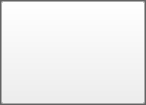
<?xml version="1.0" encoding="UTF-8"?>
<ui version="4.0">
 <class>lfbIndicator</class>
 <widget class="QWidget" name="lfbIndicator">
  <property name="geometry">
   <rect>
    <x>0</x>
    <y>0</y>
    <width>146</width>
    <height>105</height>
   </rect>
  </property>
  <property name="sizePolicy">
   <sizepolicy hsizetype="Fixed" vsizetype="Preferred">
    <horstretch>0</horstretch>
    <verstretch>0</verstretch>
   </sizepolicy>
  </property>
  <property name="cursor">
   <cursorShape>PointingHandCursor</cursorShape>
  </property>
  <property name="windowTitle">
   <string>Form</string>
  </property>
  <property name="styleSheet">
   <string notr="true">background-color: grey;</string>
  </property>
  <layout class="QHBoxLayout" name="horizontalLayout">
   <property name="leftMargin">
    <number>0</number>
   </property>
   <property name="topMargin">
    <number>0</number>
   </property>
   <property name="rightMargin">
    <number>0</number>
   </property>
   <property name="bottomMargin">
    <number>0</number>
   </property>
   <item>
    <widget class="QFrame" name="lfbIndicatorFrame">
     <property name="sizePolicy">
      <sizepolicy hsizetype="Expanding" vsizetype="Preferred">
       <horstretch>0</horstretch>
       <verstretch>0</verstretch>
      </sizepolicy>
     </property>
     <property name="minimumSize">
      <size>
       <width>10</width>
       <height>10</height>
      </size>
     </property>
     <property name="baseSize">
      <size>
       <width>25</width>
       <height>25</height>
      </size>
     </property>
     <property name="frameShape">
      <enum>QFrame::StyledPanel</enum>
     </property>
     <property name="frameShadow">
      <enum>QFrame::Raised</enum>
     </property>
     <layout class="QGridLayout" name="gridLayout">
      <property name="leftMargin">
       <number>0</number>
      </property>
      <property name="topMargin">
       <number>0</number>
      </property>
      <property name="rightMargin">
       <number>0</number>
      </property>
      <property name="bottomMargin">
       <number>0</number>
      </property>
      <item row="0" column="0">
       <widget class="QPushButton" name="lfbHelpBtn">
        <property name="sizePolicy">
         <sizepolicy hsizetype="Expanding" vsizetype="Expanding">
          <horstretch>0</horstretch>
          <verstretch>0</verstretch>
         </sizepolicy>
        </property>
        <property name="styleSheet">
         <string notr="true">width: 100%;
background: none;</string>
        </property>
        <property name="text">
         <string/>
        </property>
       </widget>
      </item>
     </layout>
    </widget>
   </item>
  </layout>
 </widget>
 <resources/>
 <connections/>
</ui>
